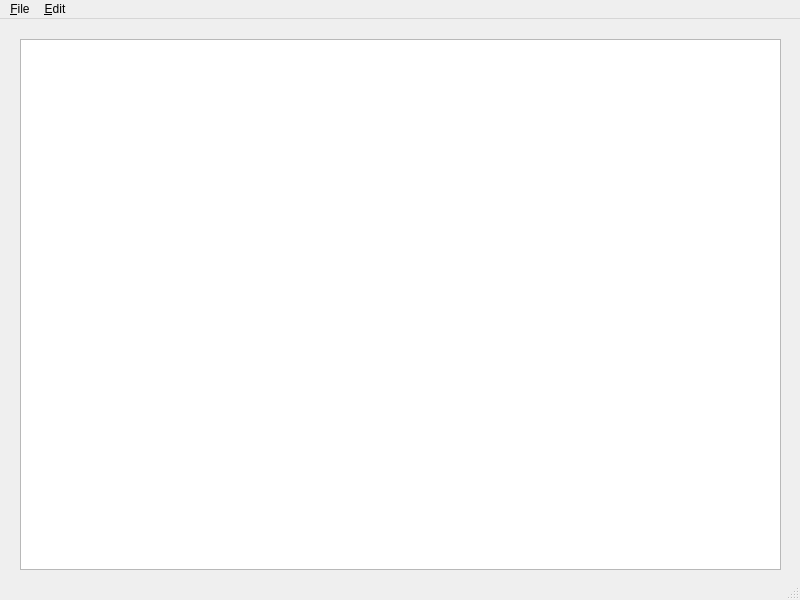
<?xml version="1.0" encoding="UTF-8"?>
<ui version="4.0">
 <class>MainWindow</class>
 <widget class="QMainWindow" name="MainWindow">
  <property name="geometry">
   <rect>
    <x>0</x>
    <y>0</y>
    <width>800</width>
    <height>600</height>
   </rect>
  </property>
  <property name="windowTitle">
   <string>MainWindow</string>
  </property>
  <widget class="QWidget" name="centralwidget">
   <widget class="QWidget" name="verticalLayoutWidget">
    <property name="geometry">
     <rect>
      <x>20</x>
      <y>20</y>
      <width>761</width>
      <height>531</height>
     </rect>
    </property>
    <layout class="QVBoxLayout" name="verticalLayout">
     <item>
      <widget class="QTextEdit" name="textEdit"/>
     </item>
    </layout>
   </widget>
  </widget>
  <widget class="QMenuBar" name="menubar">
   <property name="geometry">
    <rect>
     <x>0</x>
     <y>0</y>
     <width>800</width>
     <height>22</height>
    </rect>
   </property>
   <widget class="QMenu" name="menuFile">
    <property name="title">
     <string>&amp;File</string>
    </property>
    <addaction name="action_New"/>
    <addaction name="action_Open"/>
    <addaction name="action_Save"/>
    <addaction name="action_Save_As"/>
    <addaction name="action_Exit"/>
   </widget>
   <widget class="QMenu" name="menu_Edit">
    <property name="title">
     <string>&amp;Edit</string>
    </property>
    <addaction name="action_Copy"/>
    <addaction name="action_Cut"/>
    <addaction name="action_Paste"/>
    <addaction name="action_Undo"/>
    <addaction name="action_Redo"/>
   </widget>
   <addaction name="menuFile"/>
   <addaction name="menu_Edit"/>
  </widget>
  <widget class="QStatusBar" name="statusbar"/>
  <action name="action_New">
   <property name="icon">
    <iconset resource="Resources.qrc">
     <normaloff>:/imgs/imgs/New.bmp</normaloff>:/imgs/imgs/New.bmp</iconset>
   </property>
   <property name="text">
    <string>&amp;New</string>
   </property>
  </action>
  <action name="action_Open">
   <property name="icon">
    <iconset resource="Resources.qrc">
     <normaloff>:/imgs/imgs/Open.bmp</normaloff>:/imgs/imgs/Open.bmp</iconset>
   </property>
   <property name="text">
    <string>&amp;Open</string>
   </property>
  </action>
  <action name="action_Save">
   <property name="icon">
    <iconset resource="Resources.qrc">
     <normaloff>:/imgs/imgs/Save.bmp</normaloff>:/imgs/imgs/Save.bmp</iconset>
   </property>
   <property name="text">
    <string>&amp;Save</string>
   </property>
  </action>
  <action name="action_Save_As">
   <property name="icon">
    <iconset resource="Resources.qrc">
     <normaloff>:/imgs/imgs/save as. png</normaloff>:/imgs/imgs/save as. png</iconset>
   </property>
   <property name="text">
    <string>&amp;Save As</string>
   </property>
  </action>
  <action name="action_Exit">
   <property name="icon">
    <iconset resource="Resources.qrc">
     <normaloff>:/imgs/imgs/exit.png</normaloff>:/imgs/imgs/exit.png</iconset>
   </property>
   <property name="text">
    <string>&amp;Exit</string>
   </property>
  </action>
  <action name="action_Copy">
   <property name="icon">
    <iconset resource="Resources.qrc">
     <normaloff>:/imgs/imgs/Copy.bmp</normaloff>:/imgs/imgs/Copy.bmp</iconset>
   </property>
   <property name="text">
    <string>&amp;Copy</string>
   </property>
  </action>
  <action name="action_Cut">
   <property name="icon">
    <iconset resource="Resources.qrc">
     <normaloff>:/imgs/imgs/Cut.bmp</normaloff>:/imgs/imgs/Cut.bmp</iconset>
   </property>
   <property name="text">
    <string>&amp;Cut</string>
   </property>
  </action>
  <action name="action_Paste">
   <property name="icon">
    <iconset resource="Resources.qrc">
     <normaloff>:/imgs/imgs/Paste.bmp</normaloff>:/imgs/imgs/Paste.bmp</iconset>
   </property>
   <property name="text">
    <string>&amp;Paste</string>
   </property>
  </action>
  <action name="action_Undo">
   <property name="icon">
    <iconset resource="Resources.qrc">
     <normaloff>:/imgs/imgs/undo.png</normaloff>:/imgs/imgs/undo.png</iconset>
   </property>
   <property name="text">
    <string>&amp;Undo</string>
   </property>
  </action>
  <action name="action_Redo">
   <property name="icon">
    <iconset resource="Resources.qrc">
     <normaloff>:/imgs/imgs/redo.png</normaloff>:/imgs/imgs/redo.png</iconset>
   </property>
   <property name="text">
    <string>&amp;Redo</string>
   </property>
  </action>
 </widget>
 <resources>
  <include location="Resources.qrc"/>
 </resources>
 <connections/>
</ui>
